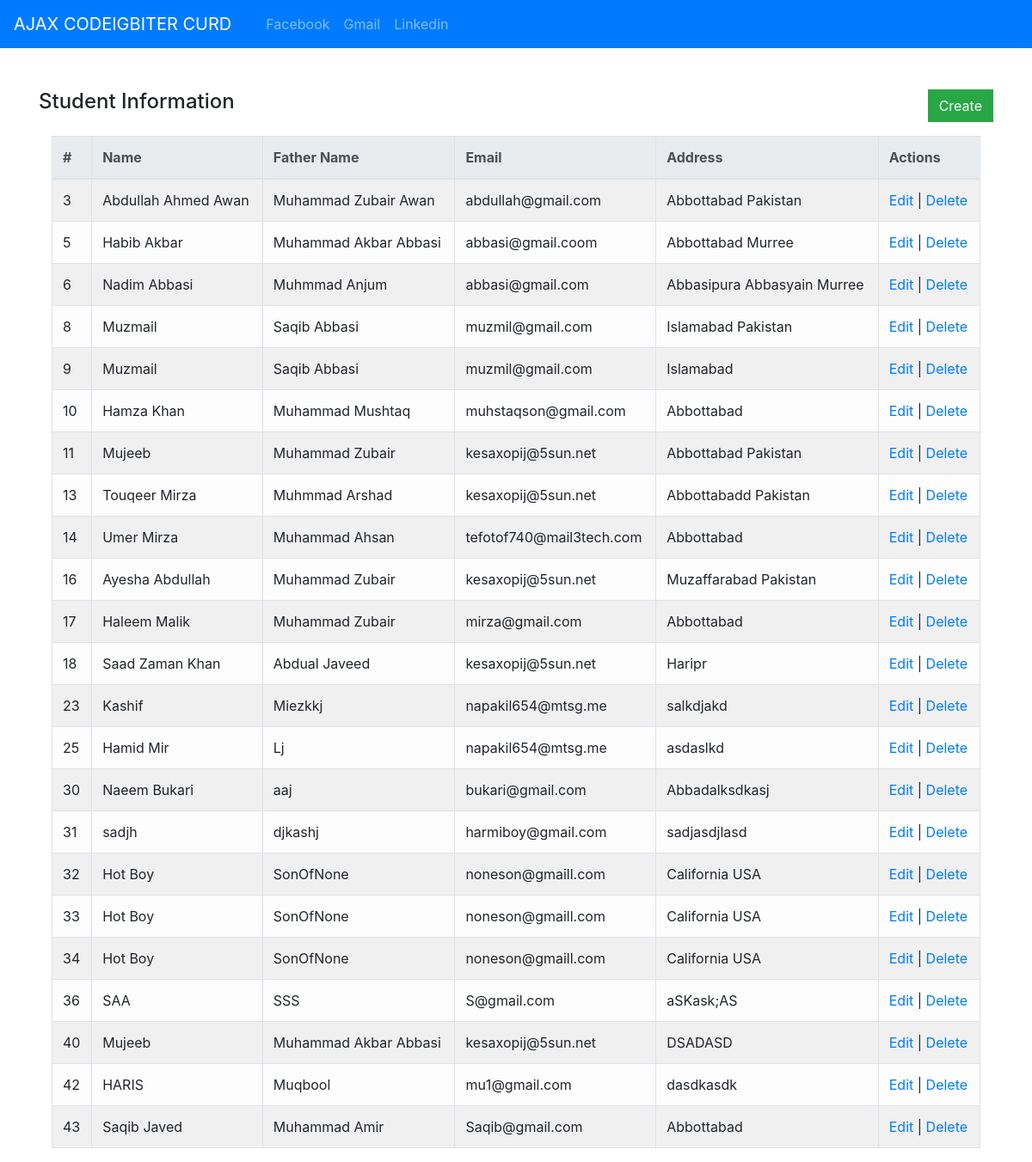
The page / on the database its author committed.
### tables this page shows
CREATE TABLE `students` (
  `student_id` int(11) NOT NULL,
  `student_name` varchar(200) NOT NULL,
  `father_name` varchar(200) NOT NULL,
  `email` varchar(200) NOT NULL,
  `address` varchar(300) NOT NULL
);

### application/controllers/StudentController.php (called while the page is built, shortened)
<?php
class StudentController extends CI_Controller
{
public function __construct()
{
	$this->load->model('StudentModel/StudentModel');
}
public function index()
{
	$list=$this->StudentModel->getAllStudent();
	$data['rows']=$list;
	$this->load->view('Student/list',$data);
}
}

### index.php (called while the page is built, shortened)
<?php
require_once BASEPATH.'core/CodeIgniter.php';

### application/models/StudentModel/StudentModel.php (called while the page is built, shortened)
<?php
class StudentModel extends CI_Model
{
	public function getAllStudent()
	{
		$query=$this->db->get("students");
		return $query->result_array();
	}
}
?>

### application/views/Student/Student_row.php (the view)
<tr id="row-<?php echo $row['student_id'] ?>">
	<td class="modelid"><?php echo $row['student_id'] ?></td>
	<td class="modelname"><?php echo $row['student_name'] ?></td>
	<td class="modelfather_name"><?php echo $row['father_name'] ?></td>
	<td class="modelemail"><?php echo $row['email'] ?></td>
	<td class="modeladdress"><?php echo $row['address'] ?></td>
	<td><a href="#"  onclick="showUpdateForm(<?php echo $row['student_id'] ?>)" data-toggle="modal" data-target="#updateStudentModel">Edit</a>  | <a href="#" onclick="deleteRecored(<?php echo $row['student_id']?>)">Delete</a></td>
</tr>

### application/views/Student/list.php (shortened to what this page needs)
<!DOCTYPE html>
<html lang="en">
<head>
	<link rel="stylesheet" href="<?php echo base_url(); ?>assets/css/bootstrap.css">
	<link rel="stylesheet" href="<?php echo base_url(); ?>assets/css/style.css">
</head>
<body>
	<nav class="navbar navbar-expand-lg navbar-dark bg-primary">
		<a class="navbar-brand" href="#">AJAX CODEIGBITER CURD</a>
		<div class="collapse navbar-collapse" id="collapsibleNavId">
			<ul class="navbar-nav mr-auto mt-2 mt-lg-0">
				<li class="nav-item active">
					<a class="nav-link" href="#"><i class="fa fa-facebook" aria-hidden="true"></i> <span class="sr-only">(current)</span></a>
				</li>
				<div class="nav-item">
				<a class="nav-link" href="https://www.facebook.com/mubashiraliSE">Facebook</a>
				</div>
				<li class="nav-item">
					<a class="nav-link" href="#">Gmail</a>
				</li>
				<li class="nav-item">
					<a class="nav-link" href="#">Linkedin</a>
				</li>
			</ul>
		</div>
	</nav>
	<div class="container mt-5">
		<div class="row">
			<div class="col-md-6">
				<h4>Student Information</h4>
			</div>
			<div class="col-md-6 text-right">
				<button class="btn btn-success" data-toggle="modal" data-target="#exampleModalCenter" onclick="showModal()">Create</button>
			</div>
		</div>
		<div class="col-md-12">
			<table class="table table-bordered table-striped  table-light mt-3" id="StudentModelList">
				<thead class="thead-light">
					<tr>
						<th>#</th>
						<th>Name</th>
						<th>Father Name</th>
						<th>Email</th>
						<th>Address</th>
						<th>Actions</th>
					</tr>
				</thead>
				<tbody>
					<?php
					if (!empty($rows)) { ?>
						<?php foreach ($rows as $row) { ?>
							<?php $data['row'] = $row; ?>
							<?php $this->load->view('Student/Student_row', $data); ?>
						<?php }
					} else { ?>
						<td>Recored Not Found</td>
					<?php } ?>
				</tbody>
			</table>
		</div>
	</div>
</body>
</html>

### assets/css/style.css (style rules this page uses)
.btn, .modal-header { border-radius: 0px; }

### rows shown on the page
students: student_id "3", student_name "Abdullah Ahmed Awan", father_name "Muhammad Zubair Awan", email "abdullah@gmail.com", address "Abbottabad Pakistan"
students: student_id "5", student_name "Habib Akbar", father_name "Muhammad Akbar Abbasi", email "abbasi@gmail.coom", address "Abbottabad Murree"
students: student_id "6", student_name "Nadim Abbasi", father_name "Muhmmad Anjum", email "abbasi@gmail.com", address "Abbasipura Abbasyain Murree"
students: student_id "8", student_name "Muzmail", father_name "Saqib Abbasi", email "muzmil@gmail.com", address "Islamabad Pakistan"
students: student_id "9", student_name "Muzmail", father_name "Saqib Abbasi", email "muzmil@gmail.com", address "Islamabad"
students: student_id "10", student_name "Hamza Khan", father_name "Muhammad Mushtaq", email "muhstaqson@gmail.com", address "Abbottabad"
students: student_id "11", student_name "Mujeeb", father_name "Muhammad Zubair", email "kesaxopij@5sun.net", address "Abbottabad Pakistan"
students: student_id "13", student_name "Touqeer Mirza", father_name "Muhmmad Arshad", email "kesaxopij@5sun.net", address "Abbottabadd Pakistan"
students: student_id "14", student_name "Umer Mirza", father_name "Muhammad Ahsan", email "tefotof740@mail3tech.com", address "Abbottabad"
students: student_id "16", student_name "Ayesha Abdullah", father_name "Muhammad Zubair", email "kesaxopij@5sun.net", address "Muzaffarabad Pakistan"
students: student_id "17", student_name "Haleem Malik", father_name "Muhammad Zubair", email "mirza@gmail.com", address "Abbottabad"
students: student_id "18", student_name "Saad Zaman Khan", father_name "Abdual Javeed", email "kesaxopij@5sun.net", address "Haripr"
students: student_id "23", student_name "Kashif", father_name "Miezkkj", email "napakil654@mtsg.me", address "salkdjakd"
students: student_id "25", student_name "Hamid Mir", father_name "Lj", email "napakil654@mtsg.me", address "asdaslkd"
students: student_id "30", student_name "Naeem Bukari", father_name "aaj", email "bukari@gmail.com", address "Abbadalksdkasj"
students: student_id "31", student_name "sadjh", father_name "djkashj", email "harmiboy@gmail.com", address "sadjasdjlasd"
students: student_id "32", student_name "Hot Boy", father_name "SonOfNone", email "noneson@gmaill.com", address "California USA"
students: student_id "33", student_name "Hot Boy", father_name "SonOfNone", email "noneson@gmaill.com", address "California USA"
students: student_id "34", student_name "Hot Boy", father_name "SonOfNone", email "noneson@gmaill.com", address "California USA"
students: student_id "36", student_name "SAA", father_name "SSS", email "S@gmail.com", address "aSKask;AS"
students: student_id "40", student_name "Mujeeb", father_name "Muhammad Akbar Abbasi", email "kesaxopij@5sun.net", address "DSADASD"
students: student_id "42", student_name "HARIS", father_name "Muqbool", email "mu1@gmail.com", address "dasdkasdk"
students: student_id "43", student_name "Saqib Javed", father_name "Muhammad Amir", email "Saqib@gmail.com", address "Abbottabad"
